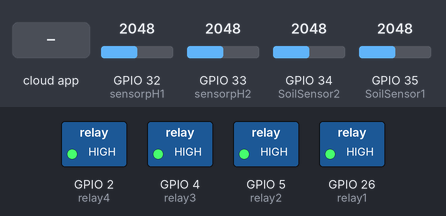
Simulated run of this sketch. Board: ESP32. Parts: switched loads named in the sketch (green lamp = pin HIGH). The inputs (shaded band) are chosen by the test bench; at power-on: GPIO 32 (sensorpH1) = 2048, GPIO 33 (sensorpH2) = 2048, GPIO 34 (SoilSensor2) = 2048, GPIO 35 (SoilSensor1) = 2048. WiFi joins after 1.5 s; servers stay silent unless stated; uploads are accepted with an empty reply; the Firebase database answers and starts empty; what the sketch prints to the serial monitor is not drawn.

Above: at 2.7 s.
2.8 s: the phone or cloud app sets 1 to 1
At 8.3 s:
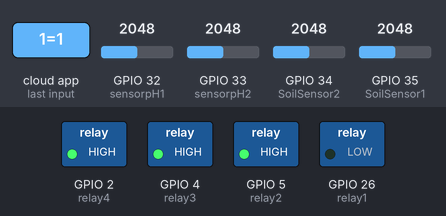
8.6 s: the phone or cloud app sets 1 to 0
At 13.2 s:
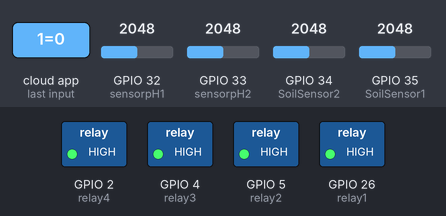
14.3 s: the phone or cloud app sets 2 to 1
At 19.3 s:
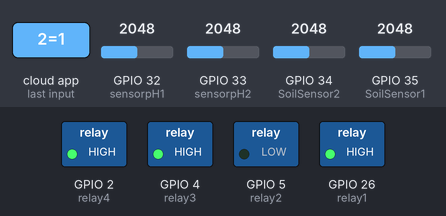
19.9 s: the phone or cloud app sets 1 to 1
At 25.3 s:
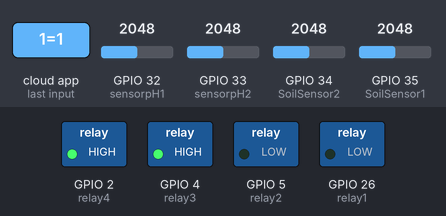
25.6 s: the phone or cloud app sets auto to 1
At 30.3 s:
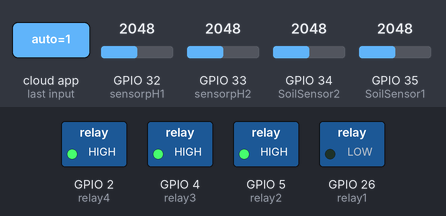
Timing chart, 0 to 31.8 s (numbered marks = the images above; inputs shaded):
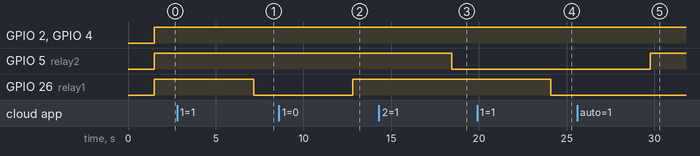

Measured:
- after the input at 2.8 s, GPIO 26 (relay1): HIGH → LOW after 4.4 s
- after the input at 8.6 s, GPIO 26 (relay1): LOW → HIGH after 4.2 s
- after the input at 14.3 s, GPIO 5 (relay2): HIGH → LOW after 4.2 s
- after the input at 19.9 s, GPIO 26 (relay1): HIGH → LOW after 4.2 s
- after the input at 25.6 s, GPIO 5 (relay2): LOW → HIGH after 4.2 s

The sketch:

iot.ino
```cpp
#include <Arduino.h>
#include <WiFi.h>
#include <FirebaseESP32.h>
#include <addons/TokenHelper.h>
#include <addons/RTDBHelper.h>
#include <WiFiClientSecure.h>
#define WIFI_SSID "Galaxy M31F428"
#define WIFI_PASSWORD "1sampai8"
#define relay1 26 // pompa 1
#define relay2 5  // pompa 2
#define relay3 4  // RELAY TO SENSOR PH1
#define relay4 2  // RELAY TO SENSOR PH1
#define sensorpH1 32 // pin sensorpH1
#define sensorpH2 33 // pin sensorpH2
const int SoilSensor1 = 35; // pin sensor soil 1
const int SoilSensor2 = 34; // pin sensor soil 2

#define API_KEY "AIzaSyDUvmdFs3ueUszT3txsNlsSDs4WFgggJN8"
#define DATABASE_URL "https://cabai-f6c80-default-rtdb.asia-southeast1.firebasedatabase.app/"

const char* host = "script.google.com";
const int httpsPort = 443;
WiFiClientSecure client;
String GAS_ID = "AKfycbyne1aNfBSIKojpc_cSlc-XU0RWLjZCRyFzbhR0QHx6ScXJupdRsH7N2xzkJEPZVEkv";

int sensorValue1 = 0;
float outputValue1 = 0.0;
int sensorValue2= 0;
float outputValue2= 0.0;
bool pompa1 = false;
bool pompa2 = false;
bool pompaAuto = false;

FirebaseData fbdo;

FirebaseAuth auth;

FirebaseConfig config;
unsigned long dataMillis = 0;
unsigned long dataMillis2 = 0;
int count = 0;
bool signupOK = false;


void setup()
{
  Serial.begin(115200);

    WiFi.begin(WIFI_SSID, WIFI_PASSWORD);
    Serial.print("Connecting to Wi-Fi");
    while (WiFi.status() != WL_CONNECTED)
    {
        Serial.print(".");
        delay(300);
    }
    Serial.println();
    Serial.print("Connected with IP: ");
    Serial.println(WiFi.localIP());
    Serial.println();


    /* Assign the API key (required) */
    config.api_key = API_KEY;
    config.database_url = DATABASE_URL;
    Firebase.reconnectNetwork(true);
    fbdo.setBSSLBufferSize(4096 /* Rx buffer size in bytes from 512 - 16384 */, 1024 /* Tx buffer size in bytes from 512 - 16384 */);
       if (Firebase.signUp(&config, &auth, "", ""))
    {
        Serial.println("ok");
        signupOK = true;

        /** if the database rules were set as in the example "EmailPassword.ino"
         * This new user can be access the following location.
         *
         * "/UserData/<user uid>"
         *
         * The new user UID or <user uid> can be taken from auth.token.uid
         */
    }
    else
        Serial.printf("%s\n", config.signer.signupError.message.c_str());
    config.token_status_callback = tokenStatusCallback;
     Firebase.begin(&config, &auth);
     // put your setup code here, to run once:
  pinMode (sensorpH1, INPUT);
  pinMode (sensorpH2, INPUT);
  pinMode (relay1, OUTPUT);
  pinMode (relay2, OUTPUT);
  pinMode (relay3, OUTPUT);
  pinMode (relay4, OUTPUT);

  // Mengatur relay off pada awalnya
  digitalWrite(relay1, HIGH);
  digitalWrite(relay2, HIGH);
  digitalWrite(relay3, HIGH);
  digitalWrite(relay4, HIGH);

  client.setInsecure();
}

void loop()
{
// put your main code here, to run repeatedly:
  // pembacaan sensor soil
  int kelembabanTanah;
  int hasilPembacaan = analogRead(SoilSensor1);
  kelembabanTanah = map(hasilPembacaan, 4095, 0, 0, 100);

  int kelembaban;
  int hasil = analogRead(SoilSensor2);
  kelembaban = map(hasil, 4095, 0, 0, 100);

  int yl;
  yl = ((kelembabanTanah+kelembaban)/2);

      // Mengatur relay3 on dengan delay 10 detik
  digitalWrite(relay3, LOW);

      // Mengatur relay4 on dengan delay 10 detik
  digitalWrite(relay4, LOW);

      // Membaca nilai ADC dari sensor pH tanah 1
  sensorValue1 = analogRead(sensorpH1);
  outputValue1 = (-0.0023*sensorValue1)+10.335;

      // Membaca nilai ADC dari sensor pH tanah 2
  sensorValue2 = analogRead(sensorpH2);
  outputValue2 = (-0.0023*sensorValue2)+10.404;

      // Mengatur relay3 off dengan delay 5 detik
  digitalWrite(relay3, HIGH);

      // Mengatur relay4 off dengan delay 5 detik
  digitalWrite(relay4, HIGH);

  float ph;
  ph = ((outputValue1+outputValue2)/2);


  if (millis() - dataMillis > 2000 && signupOK && Firebase.ready())
    {
        dataMillis = millis();
        Firebase.setInt(fbdo, "soilmoisture/soil1", kelembabanTanah) ? "ok" : fbdo.errorReason().c_str();
        Firebase.setInt(fbdo, "soilmoisture/soil2", kelembaban) ? "ok" : fbdo.errorReason().c_str();
        Firebase.setInt(fbdo, "soilmoisture/average", yl) ? "ok" : fbdo.errorReason().c_str();
        Firebase.setInt(fbdo, "pHtanah/pH1", outputValue1) ? "ok" : fbdo.errorReason().c_str();
        Firebase.setInt(fbdo, "pHtanah/pH2", outputValue2) ? "ok" : fbdo.errorReason().c_str();
        Firebase.setInt(fbdo, "pHtanah/average", ph) ? "ok" : fbdo.errorReason().c_str();

        if(Firebase.getBool(fbdo, "pompa/1")){
            pompa1 = fbdo.boolData();
            Serial.print(pompa1);
            Serial.println(" - saved to: " + fbdo.dataPath());
          } else {
              Serial.println(fbdo.errorReason().c_str());
            }

              if(Firebase.getBool(fbdo, "pompa/2")){
            pompa2 = fbdo.boolData();
            Serial.print(pompa2);
            Serial.println(" - saved to: " + fbdo.dataPath());
          } else {
              Serial.println(fbdo.errorReason().c_str());
            }

              if(Firebase.getBool(fbdo, "pompa/auto")){
            pompaAuto = fbdo.boolData();
            Serial.print(pompaAuto);
            Serial.println(" - saved to: " + fbdo.dataPath());
          } else {
              Serial.println(fbdo.errorReason().c_str());
            }
    }


    if (pompaAuto == 1){
      if (yl < 60.00){
        digitalWrite(relay1,LOW);
       }else{
          digitalWrite(relay1,HIGH);
         }

      if (ph < 5.5){
        digitalWrite(relay2,LOW);
      }else{
        digitalWrite(relay2,HIGH);
      }
    } else if(pompa1 == 1){
        digitalWrite(relay1,LOW);
      }
     else if(pompa2 == 1){
        digitalWrite(relay2,LOW);
      }
    else{
      digitalWrite(relay1,HIGH);
      digitalWrite(relay2,HIGH);
    }

  Serial.print("Nilai ADC Kelembaban Tanah 1");
  Serial.print(hasilPembacaan);
  Serial.print("Persentase Kelembaban Tanah 1 = ");
  Serial.print(kelembabanTanah);
  Serial.println("%");

  Serial.print("Nilai ADC Kelembaban Tanah 2");
  Serial.print(hasil);
  Serial.print("Persentase Kelembaban Tanah 2 = ");
  Serial.print(kelembaban);
  Serial.println("%");

  Serial.print("Presentase Kelembaban Tanah = ");
  Serial.print(yl);
  Serial.println("%");

  // Mengirimkan nilai ADC ke Serial Monitor
  Serial.print("Nilai ADC: ");
  Serial.println(sensorValue1);
  Serial.print("output Ph1= ");
  Serial.println(outputValue1);

  // Mengirimkan nilai ADC ke Serial Monitor
  Serial.print("Nilai ADC: ");
  Serial.println(sensorValue2);
  Serial.print("output Ph2= ");
  Serial.println(outputValue2);

  Serial.print("Presentase pH Tanah = ");
  Serial.print(ph);
  delay(3000);

  sendData(ph, outputValue1, outputValue2, yl,kelembabanTanah, kelembaban);
}

void sendData(float ph, float outputValue1,float outputValue2, int yl, int kelembabanTanah, int kelembaban){
  Serial.println("==========");
  Serial.print("connecting to ");
  Serial.println(host);

  if (!client.connect(host, httpsPort)) {
    Serial.println("connection failed");
    return;
  }

 String string_kelembabanTanah = String (kelembabanTanah);
 String string_kelembaban = String (kelembaban);
 String string_yl = String (yl);
 String string_outputValue1 = String (outputValue1);
 String string_outputValue2 = String (outputValue2);
 String string_ph = String (ph);
 String string_pompa1 = String (pompa1);
 String string_pompa2 = String (pompa2);
 String string_pompaauto = String (pompaAuto);

 String url = "/macros/s/" + GAS_ID + "/exec?averagepH=" + string_ph + "&pH1=" + string_outputValue1 + "&pH2=" + string_outputValue2 + "&average=" + string_yl + "&soil1=" + string_kelembabanTanah + "&soil2=" + string_kelembaban + "&pompa1=" + string_pompa1 + "&pompa2=" + string_pompa2 + "&pompaauto=" + string_pompaauto;
 Serial.print("requesting URL: ");
 Serial.println(url);

 client.print(String("GET ") + url + " HTTP/1.1\r\n" +
         "Host: " + host + "\r\n" +
         "User-Agent: BuildFailureDetectorESP32\r\n" +
         "Connection: close\r\n\r\n");

 Serial.println("request sent");

 while (client.connected()) {
    String line = client.readStringUntil('\n');
    if (line == "\r") {
      Serial.println("headers received");
      break;
    }
  }
  String line = client.readStringUntil('\n');
  if (line.startsWith("{\"state\":\"success\"")) {
    Serial.println("esp32/Arduino CI successfull!");
  } else {
    Serial.println("esp32/Arduino CI has failed");
  }
  Serial.print("reply was : ");
  Serial.println(line);
  Serial.println("closing connection");
  Serial.println("==========");
  Serial.println();
}
```
